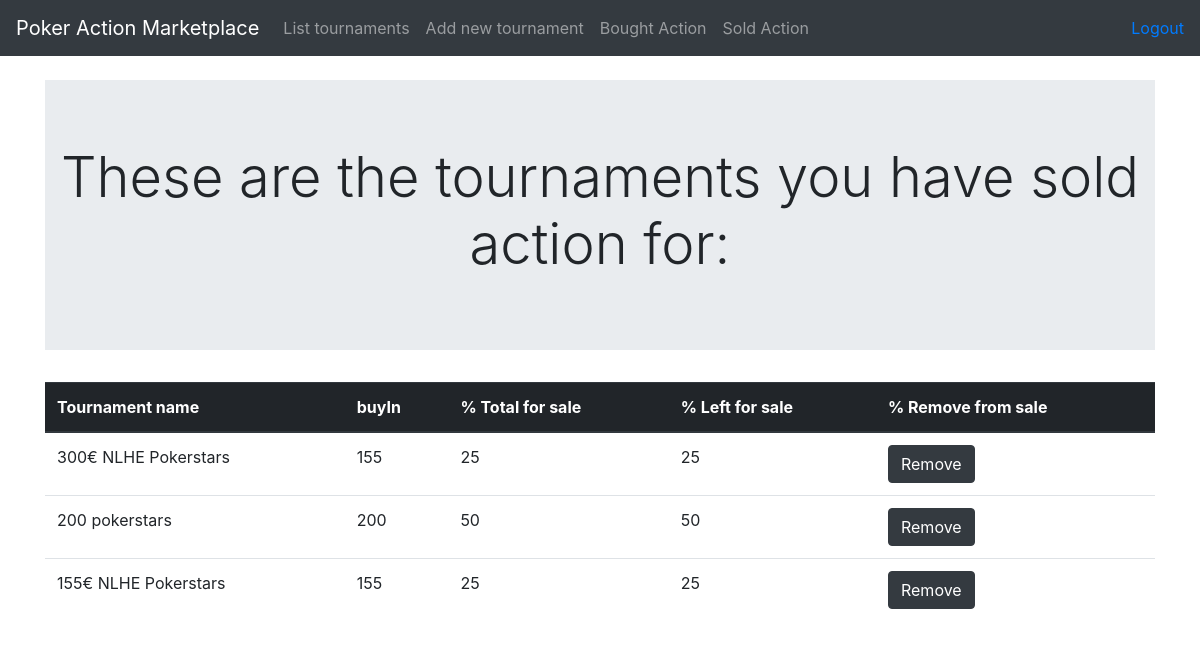
/tournaments/sold (signed in), run on the app's committed database.
### application/tournamentPackages/models.py (models this page shows, shortened)
class TournamentPackage(Base):
    tournament = db.Column(db.String(144), nullable=False)
    buyin = db.Column(db.Integer, nullable=False)
    pcttobesold = db.Column(db.Integer, nullable=False)
    pctleft = db.Column(db.Integer, nullable=False)
    account_id = db.Column(db.Integer, db.ForeignKey('account.id'), nullable=False)
    @staticmethod
    def tournaments_sold_action_from(id):
        stmt = text("SELECT tournament, buyin, pcttobesold, pctleft, tournament_package.id FROM tournament_package "
        "LEFT join account on tournament_package.account_id = account.id "
        "where account_id = {}".format(id))
        res = db.engine.execute(stmt)
        class soldTournaments:
            def __init__(self, tournament, buyin, pcttobesold, pctleft, id):
                self.tournament = tournament
                self.buyin = buyin
                self.pcttobesold = pcttobesold
                self.pctleft = pctleft
                self.id = id
                self.buyers = []
        tournaments = []
        for row in res:
            temp = list(row)
            tournm = soldTournaments(temp[0], temp[1], temp[2], temp[3], temp[4])
            tournaments.append(tournm)
            tournm.buyers = TournamentPackage.buyers_for_tournament(temp[4])
        return tournaments
    @staticmethod
    def buyers_for_tournament(tournamentid):
        stmt = text("SELECT buyer_id, actionboughtpct, account.name from bought_action_from_tournament LEFT JOIN account on buyer_id = account.id "
                    "where bought_action_from_tournament.tournament_package_id ={}".format(tournamentid))
        res = db.engine.execute(stmt)
        buyers = []
        for row in res:
            temp = list(row)
            buyers.append(temp)
        return buyers

### application/tournamentPackages/views.py (the view)
@app.route('/tournaments/sold', methods=["GET"])
@login_required(role="USER")
def show_sold_tournaments():
    soldtournaments = TournamentPackage.tournaments_sold_action_from(current_user.id)
    for row in soldtournaments:
        print(row.tournament)
        for tour in row.buyers:
            print(tour)
    return render_template('tournaments/sold.html', soldTournaments = soldtournaments)

### application/__init__.py (called while the page is built)
def login_required(role="ANY"):
    def wrapper(fn):
        @wraps(fn)
        def decorated_view(*args, **kwargs):
            if not current_user:
                return login_manager.unauthorized()
            if not current_user.is_authenticated:
                return login_manager.unauthorized()
            unauthorized = False
            if role != "ANY":
                unauthorized = True
                for user_role in current_user.role():
                    if user_role == role:
                        unauthorized = False
                        break
            if unauthorized:
                return login_manager.unauthorized()
            return fn(*args, **kwargs)
        return decorated_view
    return wrapper

@login_manager.user_loader
def load_user(user_id):
    return User.query.get(user_id)

### application/auth/models.py (called while the page is built)
    def role(self):
        if self.name == 'admin':
            return ['ADMIN', 'USER']
        else:
            return['USER']

### application/templates/tournaments/sold.html (shortened to what this page needs)
{% extends "layout.html" %}
{% block body %}
<div class="jumbotron jumbotron-fluid">
  <div class="container">
    <h1 class="display-4" align=center>These are the tournaments you have sold action for:</h1>
  </div>
</div>
<table class="table">
  <thead class="thead-dark">
    <th scope="col">Tournament name</th>
    <th scope="col">buyIn</th>
    <th scope="col">% Total for sale</th>
    <th scope="col">% Left for sale</th>
    <th scope="col">% Remove from sale</th>
    </thead>
{% for tournament in soldTournaments %}
<tr>
  <td>{{ tournament.tournament }}</td>
  <td>{{ tournament.buyin }}</td>
  <td>{{ tournament.pcttobesold }}</td>
  <td>{{ tournament.pctleft }}</td>
  <td><form method ="POST", action="{{ url_for('remove_tournament_from_sale', tournament_id = tournament.id) }}">
    <input type="submit" value="Remove" class="btn btn-dark">
  </form> </td>
</tr>
{% endfor %}
</table>
{% endblock %}

### data on the page
TournamentPackage: tournament "300€ NLHE Pokerstars", buyin "155", pcttobesold "25", pctleft "25"
TournamentPackage: tournament "200 pokerstars", buyin "200", pcttobesold "50", pctleft "50"
TournamentPackage: tournament "155€ NLHE Pokerstars", buyin "155", pcttobesold "25", pctleft "25"
